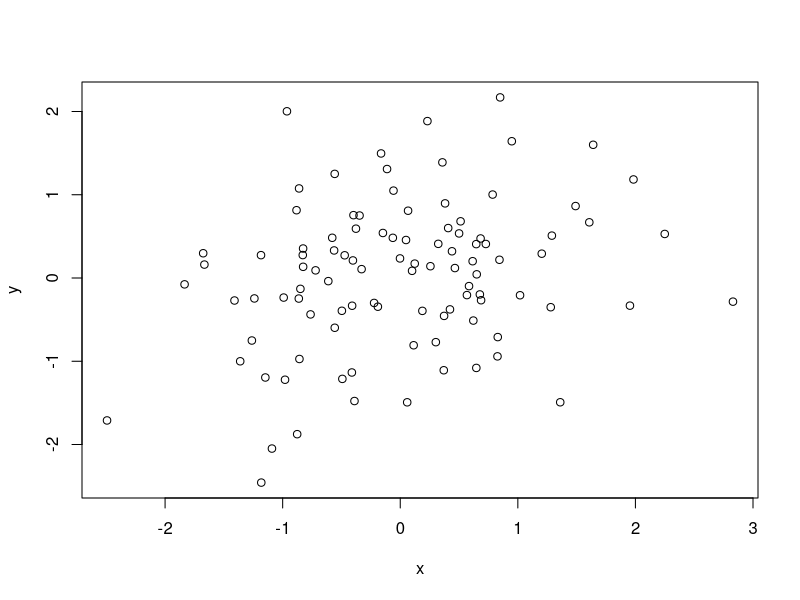
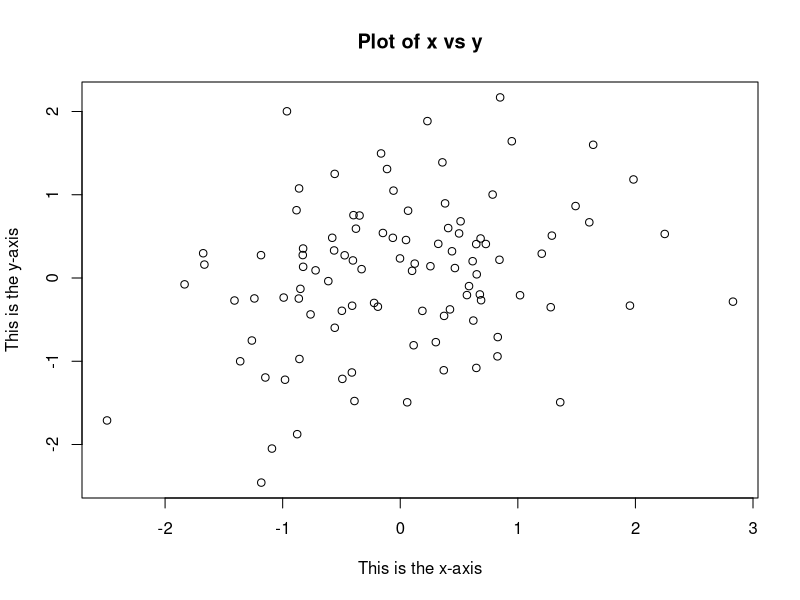
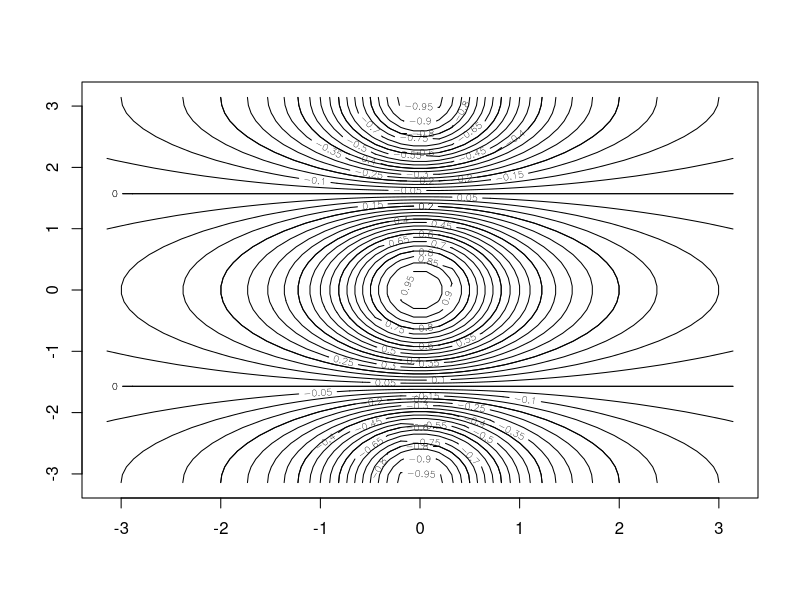
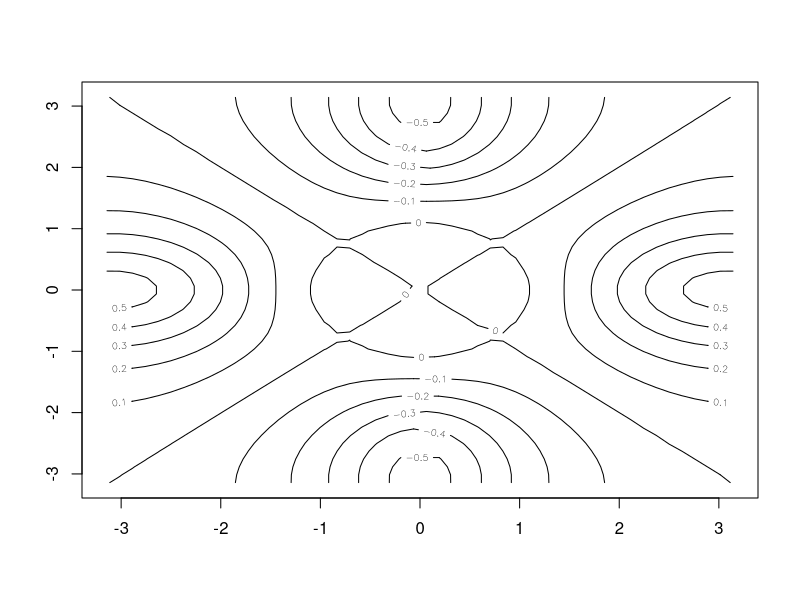
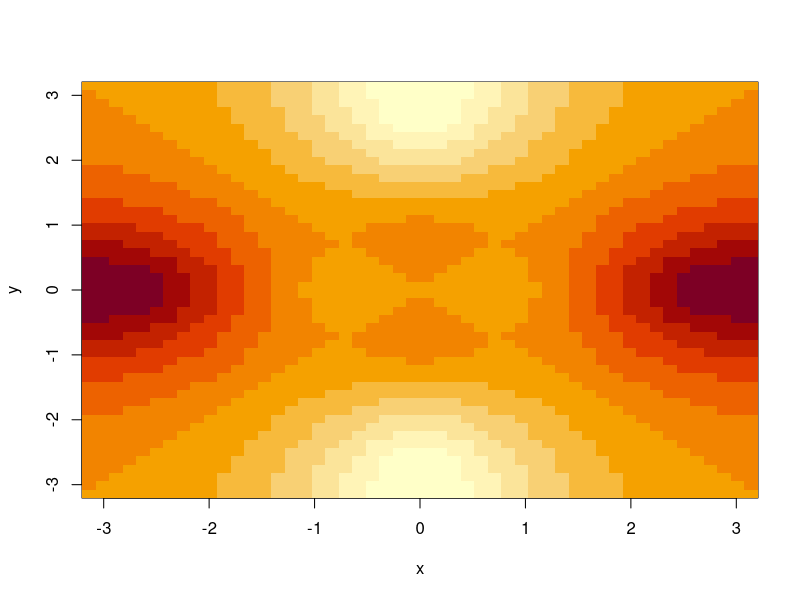
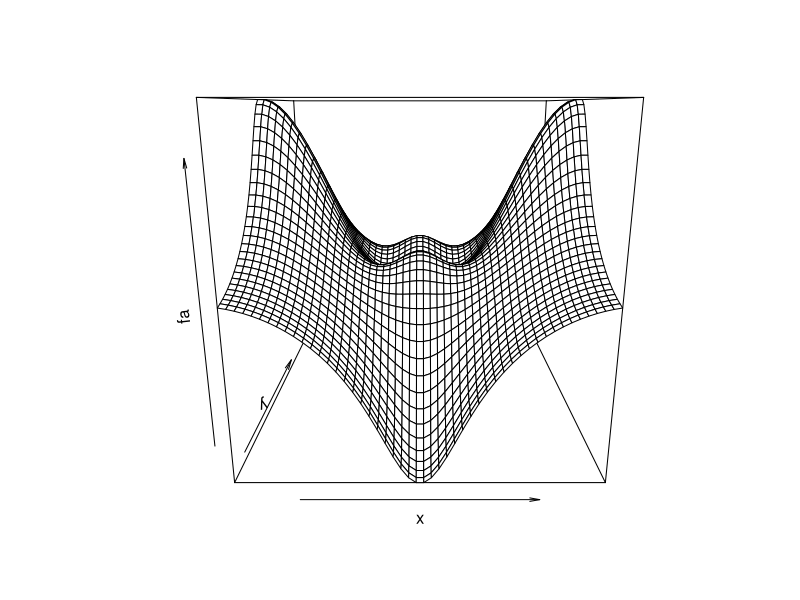
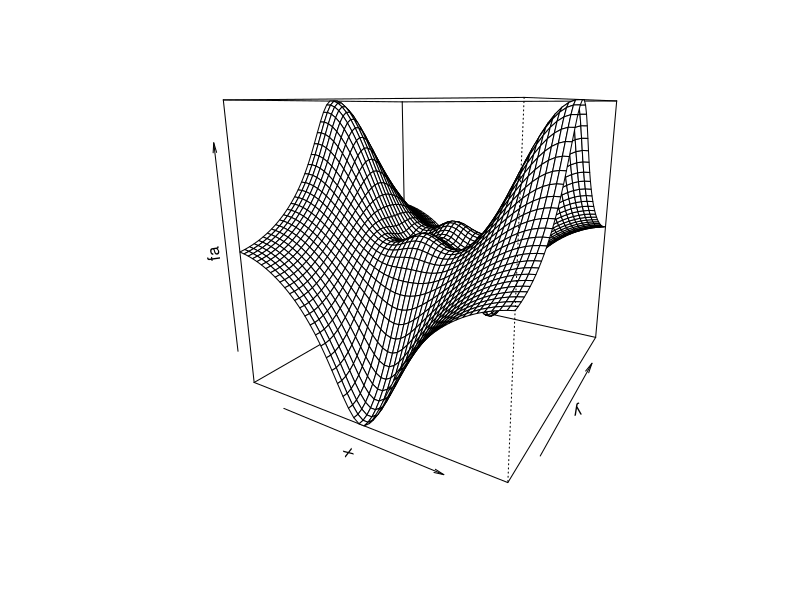
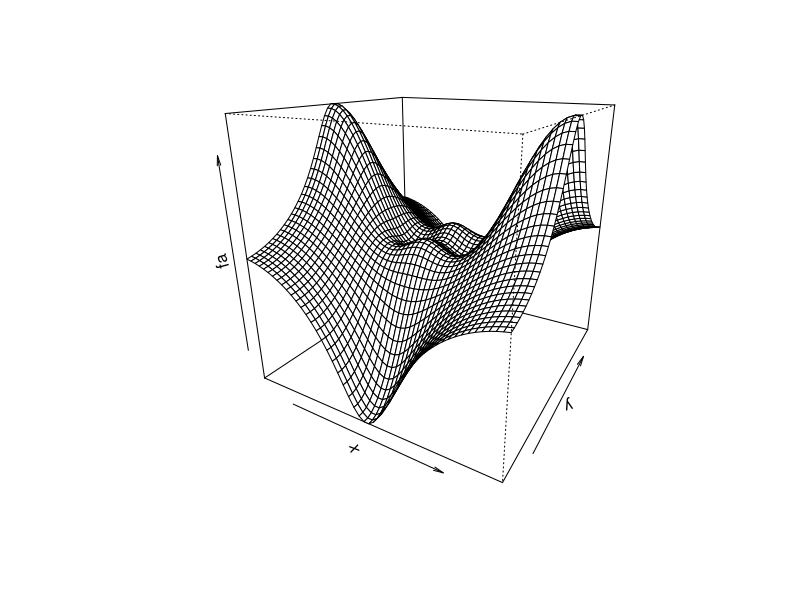

Source code (R) for these figures, in order:
#Creating x and y variables for a plot
x <- rnorm(100)
y <- rnorm(100)

#Creating the plot
plot(x,y)

#Creating the same plot with custom arguments
plot(x, y, xlab = "This is the x-axis", ylab = "This is the y-axis", main = "Plot of x vs y")

#Creating the plot and saving it to a pdf
pdf("Figure.pdf")
plot(x, y, col = "green")
dev.off()

#Creating sequences
x <- seq(1,10)
x
x <- 1:10
x
x <- seq(-pi, pi, length = 50)
x

#Creating a contour map
y <- x
f <- outer(x, y, function(x, y) cos(y) / (1 + x^2))
contour(x, y, f)
contour(x, y, f, nlevels = 45, add = T)
#The t function corresponds to transpose
fa <- (f-t(f)) / 2
contour(x, y, fa, nlevels=15)

#Creating various other plots
image(x, y, fa)
persp(x, y, fa)
persp(x, y, fa, theta = 30)
persp(x, y, fa, theta = 30, phi = 20)
persp(x, y, fa, theta = 30, phi = 70)
persp(x, y, fa, theta = 30, phi = 40)
